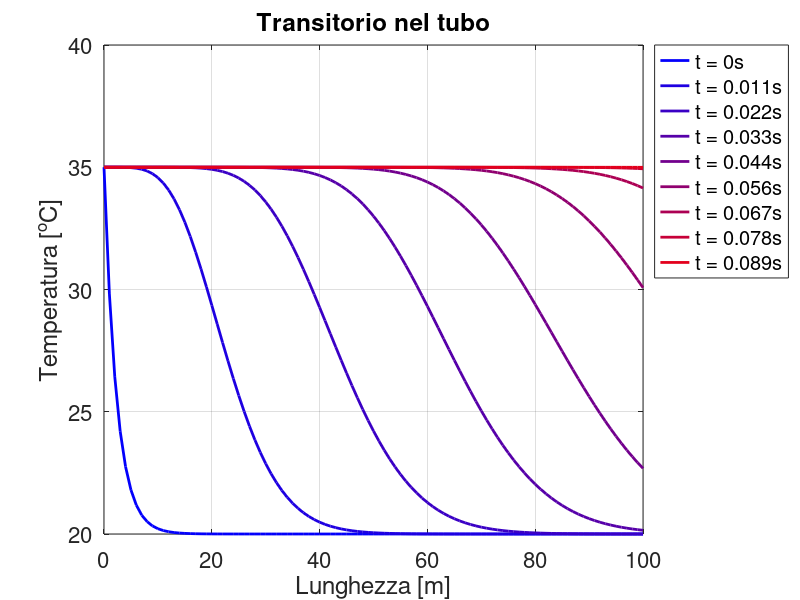
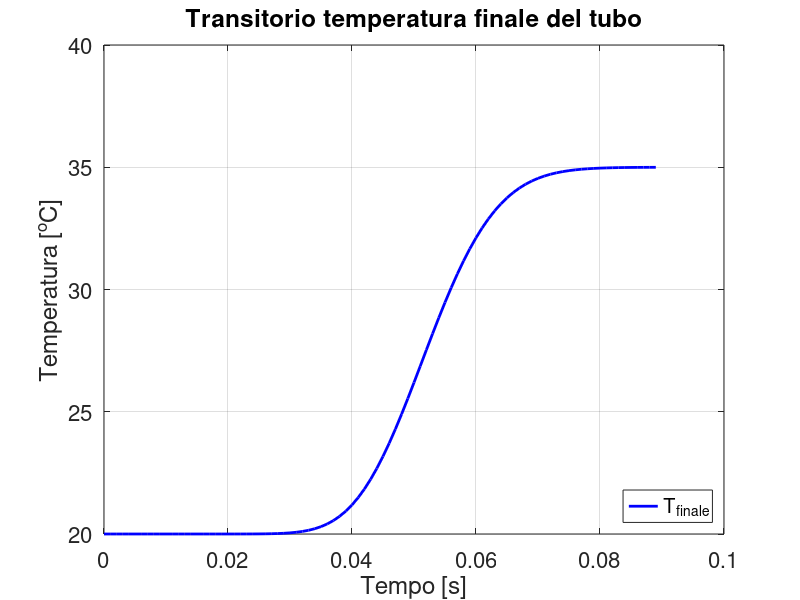

These charts were generated, in order, by the following MATLAB code:
clc; clear; close all;
%% dati
% topologia
LL = 100;
DD = 11e-3;
tt = 4e-2;

surf = pi*DD^2/4;
vol = LL*surf;
Awet = (7.5e-2)^2;

% fisici
kksolido = 1;
kkfluido = .63;
ro = 994;
cp = 4186;
ni = 719e-6;
QQ = 3*60/1000;
uu = QQ/surf;
T0 = 20;
Tleft = 35;

% hh_int
Rein = ro*uu*DD/ni;
Prin = cp*ni/kksolido;
Nuin = .3+(.62*Rein^.5*Prin^(1/3)*(1+(.4/Prin)^(2/3))^-.25)*(1+(Rein/282000)^.625)^.8;
hhin = Nuin*kkfluido/DD;

Rsupint = .1;
Rcond = tt/kksolido;

Raou = 0; % guess no wind
Nuou = (.671+.37*Raou^(1/6))^2;
hhou = Nuou*kkfluido/LL;

UU = 1/(1/hhin+Rsupint+Rcond+1/hhou);

%% griglia temporale
t_end = .1; % guess
dt = t_end/100;
time = (0:dt:t_end)';

time_to_plot = round(linspace(0,t_end,10)/dt+1);
lines_plotted = 0;

%% griglia spaziale
dx = LL/100;
xx = (0:dx:LL)';
nn = length(xx);

%% risolvo con BE - upwind
TT = ones(nn,1)*T0;
finalT = zeros(length(time),1);

aa = uu*dt/dx;
gamma = UU*Awet/vol/ro/cp*dt;

diag_i = -aa*ones(nn,1);
diag_p = (1+aa+gamma)*ones(nn,1);
AA = spdiags([diag_i diag_p],-1:0,nn,nn);
bb = gamma*T0*ones(nn,1);

AA(1,1) = 1; AA(1,2) = 0;

tol = 1e-5;
inst = 1;
err = 1;
while inst<length(time) && err>tol
    Tp = TT;
    BB = Tp+bb;
    BB(1) = Tleft;
    
    TT = AA\BB;
    if inst == time_to_plot(lines_plotted+1)
        txt_plot = ['t = ',num2str(time(inst)),'s'];
        plot(xx,TT,'-','Color',[inst/time_to_plot(end) 0 1-inst/time_to_plot(end)],'linewidth',2,'DisplayName',txt_plot)
        if not(inst==length(time_to_plot))
            hold on
            lines_plotted = lines_plotted+1;
        end
        set(gca,'fontsize',16)
        grid on
        box on
        ylabel('Temperatura [^oC]')
        xlabel('Lunghezza [m]')
        legend('location','northeastoutside')
        title('Transitorio nel tubo')
    end
    
    finalT(inst) = TT(end);
    err = norm(TT-Tp)/norm(TT-T0);
    inst = inst + 1;
end
if err<=tol
    fprintf('Tolleranza raggiunta al tempo t=%.3f\n',time(inst))
else
    fprintf('Tolleranza non raggiunta')
end

%% plotto T finale
figure
plot(time(1:inst-1),finalT(1:inst-1),'b-','linewidth',2)
set(gca,'fontsize',16)
grid on
box on
ylabel('Temperatura [^oC]')
xlabel('Tempo [s]')
legend('T_{finale}','location','southeast')
title('Transitorio temperatura finale del tubo')
